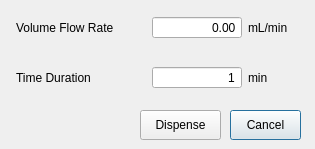
<?xml version="1.0" encoding="UTF-8"?>
<ui version="4.0">
 <class>constFlowRateDialog</class>
 <widget class="QDialog" name="constFlowRateDialog">
  <property name="geometry">
   <rect>
    <x>0</x>
    <y>0</y>
    <width>315</width>
    <height>149</height>
   </rect>
  </property>
  <property name="windowTitle">
   <string>Constant Flow Rate</string>
  </property>
  <property name="modal">
   <bool>true</bool>
  </property>
  <widget class="QWidget" name="formLayoutWidget">
   <property name="geometry">
    <rect>
     <x>10</x>
     <y>10</y>
     <width>297</width>
     <height>46</height>
    </rect>
   </property>
   <layout class="QFormLayout" name="formLayout">
    <property name="leftMargin">
     <number>6</number>
    </property>
    <property name="topMargin">
     <number>6</number>
    </property>
    <property name="rightMargin">
     <number>6</number>
    </property>
    <property name="bottomMargin">
     <number>6</number>
    </property>
    <item row="0" column="0">
     <widget class="QLabel" name="label_3">
      <property name="sizePolicy">
       <sizepolicy hsizetype="Minimum" vsizetype="Preferred">
        <horstretch>0</horstretch>
        <verstretch>0</verstretch>
       </sizepolicy>
      </property>
      <property name="minimumSize">
       <size>
        <width>130</width>
        <height>0</height>
       </size>
      </property>
      <property name="toolTip">
       <string>Minimum: 0.5mL and Maximum: 105mL</string>
      </property>
      <property name="text">
       <string>Volume Flow Rate</string>
      </property>
     </widget>
    </item>
    <item row="0" column="1">
     <layout class="QHBoxLayout" name="horizontalLayout">
      <item>
       <widget class="QDoubleSpinBox" name="dispenseVolRate">
        <property name="sizePolicy">
         <sizepolicy hsizetype="Fixed" vsizetype="Fixed">
          <horstretch>0</horstretch>
          <verstretch>0</verstretch>
         </sizepolicy>
        </property>
        <property name="minimumSize">
         <size>
          <width>90</width>
          <height>0</height>
         </size>
        </property>
        <property name="alignment">
         <set>Qt::AlignRight|Qt::AlignTrailing|Qt::AlignVCenter</set>
        </property>
        <property name="buttonSymbols">
         <enum>QAbstractSpinBox::NoButtons</enum>
        </property>
        <property name="correctionMode">
         <enum>QAbstractSpinBox::CorrectToNearestValue</enum>
        </property>
        <property name="minimum">
         <double>0.000000000000000</double>
        </property>
        <property name="maximum">
         <double>1000.000000000000000</double>
        </property>
        <property name="singleStep">
         <double>0.100000000000000</double>
        </property>
       </widget>
      </item>
      <item>
       <widget class="QLabel" name="unitLabel_6">
        <property name="sizePolicy">
         <sizepolicy hsizetype="Fixed" vsizetype="Preferred">
          <horstretch>0</horstretch>
          <verstretch>0</verstretch>
         </sizepolicy>
        </property>
        <property name="minimumSize">
         <size>
          <width>50</width>
          <height>0</height>
         </size>
        </property>
        <property name="maximumSize">
         <size>
          <width>40</width>
          <height>16777215</height>
         </size>
        </property>
        <property name="font">
         <font>
          <pointsize>9</pointsize>
         </font>
        </property>
        <property name="text">
         <string>mL/min</string>
        </property>
       </widget>
      </item>
     </layout>
    </item>
   </layout>
  </widget>
  <widget class="QWidget" name="formLayoutWidget_2">
   <property name="geometry">
    <rect>
     <x>10</x>
     <y>60</y>
     <width>291</width>
     <height>46</height>
    </rect>
   </property>
   <layout class="QFormLayout" name="formLayout_2">
    <property name="leftMargin">
     <number>6</number>
    </property>
    <property name="topMargin">
     <number>6</number>
    </property>
    <property name="rightMargin">
     <number>6</number>
    </property>
    <property name="bottomMargin">
     <number>6</number>
    </property>
    <item row="0" column="0">
     <widget class="QLabel" name="label_4">
      <property name="sizePolicy">
       <sizepolicy hsizetype="Fixed" vsizetype="Preferred">
        <horstretch>0</horstretch>
        <verstretch>0</verstretch>
       </sizepolicy>
      </property>
      <property name="minimumSize">
       <size>
        <width>130</width>
        <height>0</height>
       </size>
      </property>
      <property name="toolTip">
       <string>Minimum: 1 min and Maximum: 60 min</string>
      </property>
      <property name="text">
       <string>Time Duration</string>
      </property>
     </widget>
    </item>
    <item row="0" column="1">
     <layout class="QHBoxLayout" name="horizontalLayout_2">
      <item>
       <widget class="QSpinBox" name="timeDuration">
        <property name="sizePolicy">
         <sizepolicy hsizetype="Fixed" vsizetype="Fixed">
          <horstretch>0</horstretch>
          <verstretch>0</verstretch>
         </sizepolicy>
        </property>
        <property name="minimumSize">
         <size>
          <width>90</width>
          <height>0</height>
         </size>
        </property>
        <property name="alignment">
         <set>Qt::AlignRight|Qt::AlignTrailing|Qt::AlignVCenter</set>
        </property>
        <property name="buttonSymbols">
         <enum>QAbstractSpinBox::NoButtons</enum>
        </property>
        <property name="correctionMode">
         <enum>QAbstractSpinBox::CorrectToNearestValue</enum>
        </property>
        <property name="minimum">
         <number>1</number>
        </property>
        <property name="maximum">
         <number>60</number>
        </property>
       </widget>
      </item>
      <item>
       <widget class="QLabel" name="unitLabel_7">
        <property name="minimumSize">
         <size>
          <width>22</width>
          <height>0</height>
         </size>
        </property>
        <property name="maximumSize">
         <size>
          <width>16777215</width>
          <height>16777215</height>
         </size>
        </property>
        <property name="font">
         <font>
          <pointsize>9</pointsize>
         </font>
        </property>
        <property name="text">
         <string>min</string>
        </property>
       </widget>
      </item>
     </layout>
    </item>
   </layout>
  </widget>
  <widget class="QPushButton" name="dispenseButton">
   <property name="geometry">
    <rect>
     <x>140</x>
     <y>110</y>
     <width>81</width>
     <height>30</height>
    </rect>
   </property>
   <property name="text">
    <string>Dispense</string>
   </property>
   <property name="autoDefault">
    <bool>false</bool>
   </property>
  </widget>
  <widget class="QPushButton" name="cancel">
   <property name="geometry">
    <rect>
     <x>230</x>
     <y>110</y>
     <width>71</width>
     <height>30</height>
    </rect>
   </property>
   <property name="text">
    <string>Cancel</string>
   </property>
  </widget>
 </widget>
 <resources/>
 <connections/>
</ui>
